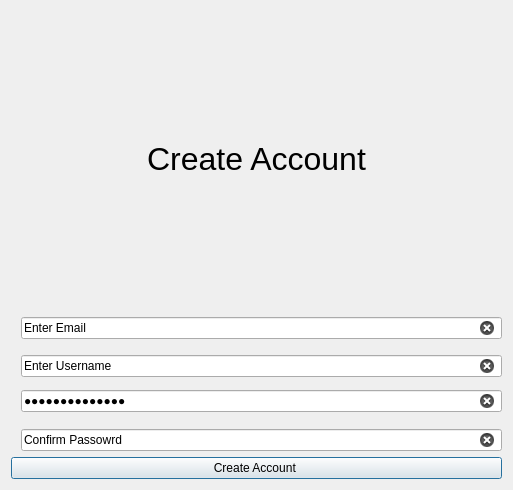
<?xml version="1.0" encoding="UTF-8"?>
<ui version="4.0">
 <class>createuser</class>
 <widget class="QDialog" name="createuser">
  <property name="geometry">
   <rect>
    <x>0</x>
    <y>0</y>
    <width>513</width>
    <height>490</height>
   </rect>
  </property>
  <property name="windowTitle">
   <string>Create Account</string>
  </property>
  <property name="windowIcon">
   <iconset theme="QIcon::ThemeIcon::ContactNew"/>
  </property>
  <layout class="QVBoxLayout" name="verticalLayout_5">
   <item>
    <layout class="QVBoxLayout" name="verticalLayout_4">
     <item>
      <widget class="QLabel" name="label">
       <property name="sizePolicy">
        <sizepolicy hsizetype="Minimum" vsizetype="Preferred">
         <horstretch>0</horstretch>
         <verstretch>0</verstretch>
        </sizepolicy>
       </property>
       <property name="styleSheet">
        <string notr="true">font-color : rgb(255,255, 255);
font: 700 14pt &quot;Script MT Bold&quot;;
</string>
       </property>
       <property name="text">
        <string>&lt;html&gt;&lt;head/&gt;&lt;body&gt;&lt;p align=&quot;center&quot;&gt;&lt;span style=&quot; font-size:24pt;&quot;&gt;            Create Account&lt;/span&gt;&lt;/p&gt;&lt;/body&gt;&lt;/html&gt;</string>
       </property>
       <property name="wordWrap">
        <bool>false</bool>
       </property>
      </widget>
     </item>
     <item>
      <layout class="QVBoxLayout" name="verticalLayout_3">
       <property name="spacing">
        <number>10</number>
       </property>
       <item>
        <layout class="QVBoxLayout" name="verticalLayout_2">
         <item>
          <layout class="QHBoxLayout" name="horizontalLayout">
           <item>
            <widget class="QLabel" name="emaillabel">
             <property name="sizePolicy">
              <sizepolicy hsizetype="Minimum" vsizetype="Minimum">
               <horstretch>0</horstretch>
               <verstretch>0</verstretch>
              </sizepolicy>
             </property>
             <property name="styleSheet">
              <string notr="true"/>
             </property>
             <property name="text">
              <string>&lt;html&gt;&lt;head/&gt;&lt;body&gt;&lt;p align=&quot;center&quot;&gt;&lt;br/&gt;&lt;/p&gt;&lt;/body&gt;&lt;/html&gt;</string>
             </property>
            </widget>
           </item>
           <item>
            <widget class="QLineEdit" name="email_lineEdit">
             <property name="minimumSize">
              <size>
               <width>100</width>
               <height>0</height>
              </size>
             </property>
             <property name="styleSheet">
              <string notr="true">font: 10pt &quot;Segoe Script&quot;;</string>
             </property>
             <property name="text">
              <string>Enter Email</string>
             </property>
             <property name="cursorPosition">
              <number>0</number>
             </property>
             <property name="clearButtonEnabled">
              <bool>true</bool>
             </property>
            </widget>
           </item>
          </layout>
         </item>
         <item>
          <layout class="QHBoxLayout" name="horizontalLayout_2">
           <item>
            <widget class="QLabel" name="usernamelabel">
             <property name="styleSheet">
              <string notr="true">font-color : rgb(255,255, 255);
font: 700 14pt &quot;Script MT Bold&quot;;
</string>
             </property>
             <property name="text">
              <string>&lt;html&gt;&lt;head/&gt;&lt;body&gt;&lt;p align=&quot;center&quot;&gt;&lt;br/&gt;&lt;/p&gt;&lt;/body&gt;&lt;/html&gt;</string>
             </property>
            </widget>
           </item>
           <item>
            <widget class="QLineEdit" name="username_lineEdit">
             <property name="styleSheet">
              <string notr="true">font: 10pt &quot;Segoe Script&quot;;</string>
             </property>
             <property name="text">
              <string>Enter Username</string>
             </property>
             <property name="clearButtonEnabled">
              <bool>true</bool>
             </property>
            </widget>
           </item>
          </layout>
         </item>
        </layout>
       </item>
       <item>
        <layout class="QHBoxLayout" name="horizontalLayout_3">
         <item>
          <widget class="QLabel" name="passwordlabel">
           <property name="styleSheet">
            <string notr="true">font-color : rgb(255,255, 255);
font: 700 14pt &quot;Script MT Bold&quot;;
</string>
           </property>
           <property name="text">
            <string>&lt;html&gt;&lt;head/&gt;&lt;body&gt;&lt;p align=&quot;center&quot;&gt;&lt;br/&gt;&lt;/p&gt;&lt;/body&gt;&lt;/html&gt;</string>
           </property>
          </widget>
         </item>
         <item>
          <layout class="QVBoxLayout" name="verticalLayout">
           <property name="spacing">
            <number>17</number>
           </property>
           <item>
            <widget class="QLineEdit" name="password_lineEdit">
             <property name="styleSheet">
              <string notr="true">font: 10pt &quot;Segoe Script&quot;;</string>
             </property>
             <property name="text">
              <string>Enter Password</string>
             </property>
             <property name="echoMode">
              <enum>QLineEdit::EchoMode::Password</enum>
             </property>
             <property name="clearButtonEnabled">
              <bool>true</bool>
             </property>
            </widget>
           </item>
           <item>
            <widget class="QLineEdit" name="confirmpass_lineEdit">
             <property name="styleSheet">
              <string notr="true">font: 10pt &quot;Segoe Script&quot;;</string>
             </property>
             <property name="text">
              <string>Confirm Passowrd</string>
             </property>
             <property name="echoMode">
              <enum>QLineEdit::EchoMode::Normal</enum>
             </property>
             <property name="clearButtonEnabled">
              <bool>true</bool>
             </property>
            </widget>
           </item>
          </layout>
         </item>
        </layout>
       </item>
      </layout>
     </item>
     <item>
      <widget class="QPushButton" name="create_user_button">
       <property name="styleSheet">
        <string notr="true">font: 700 11pt &quot;Segoe Print&quot;;
</string>
       </property>
       <property name="text">
        <string>Create Account </string>
       </property>
      </widget>
     </item>
    </layout>
   </item>
  </layout>
 </widget>
 <resources/>
 <connections/>
</ui>
